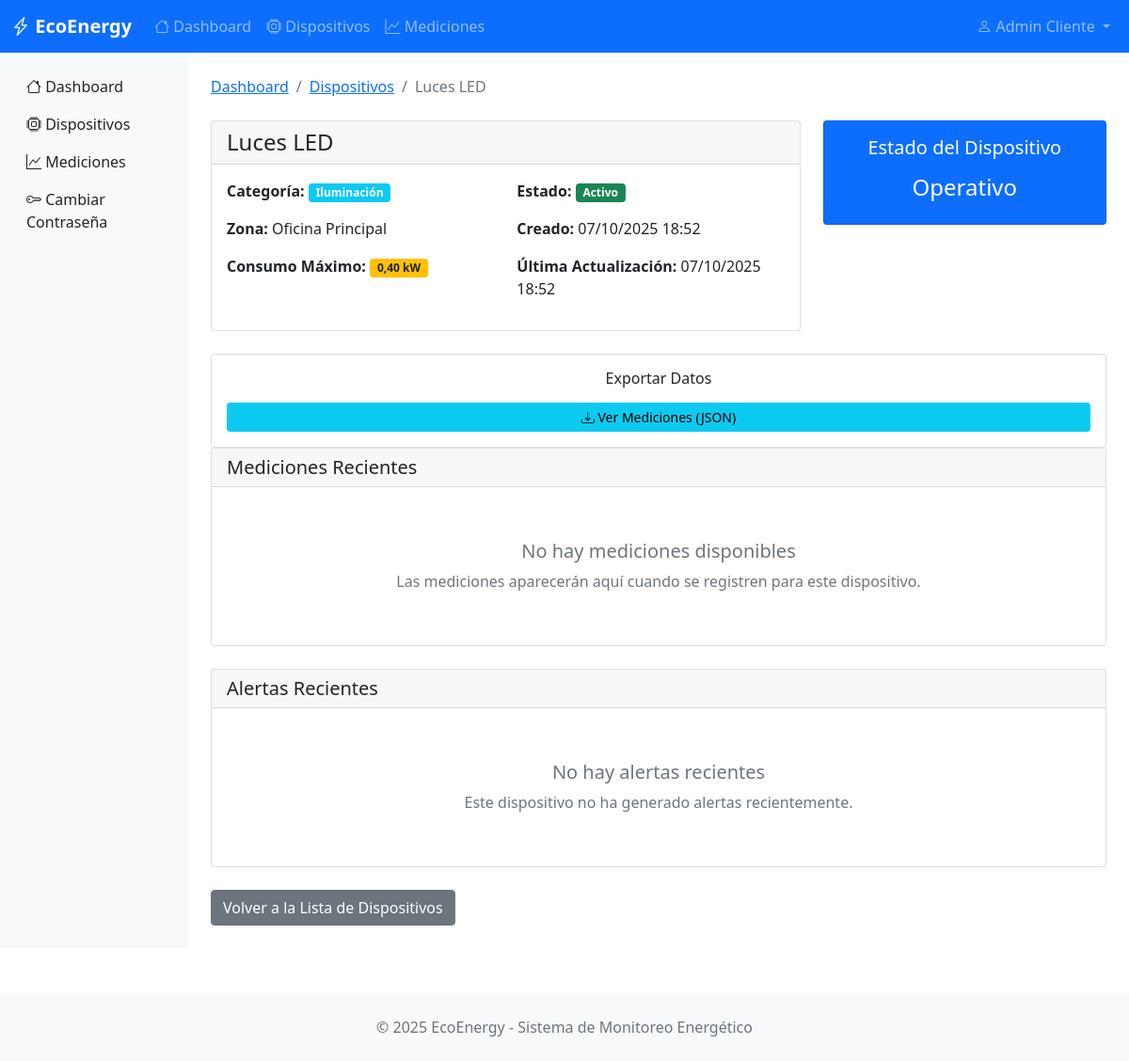
The app's page /devices/2/ (signed in) with its own data.
### monitoring/models.py (models this page shows, shortened)
class BaseModel(models.Model):
    state = models.CharField(
        max_length=10,
        choices=STATES,
        default='ACTIVE',
        help_text="Estado del registro"
    )
    created_at = models.DateTimeField(
        auto_now_add=True,
        help_text="Fecha de creación"
    )
    updated_at = models.DateTimeField(
        auto_now=True,
        help_text="Fecha de última modificación"
    )
    deleted_at = models.DateTimeField(
        null=True,
        blank=True,
        help_text="Fecha de eliminación (soft delete)"
    )
    class Meta:
        abstract = True  # Esta clase no creará tabla, solo sirve de plantilla

class Device(BaseModel):
    name = models.CharField(max_length=200, help_text="Nombre del dispositivo")
    description = models.TextField(blank=True, help_text="Descripción del dispositivo")
    max_consumption = models.DecimalField(
        max_digits=10,
        decimal_places=2,
        help_text="Consumo máximo permitido (kW)"
    )
    category = models.ForeignKey(
        Category,
        on_delete=models.CASCADE,
        help_text="Categoría del dispositivo"
    )
    zone = models.ForeignKey(
        Zone,
        on_delete=models.CASCADE,
        help_text="Zona donde está ubicado"
    )
    organization = models.ForeignKey(
        Organization,
        on_delete=models.CASCADE,
        help_text="Empresa propietaria"
    )
    imagen = models.ImageField(
        upload_to='dispositivos/',
        null=True,
        blank=True,
        help_text="Imagen del dispositivo"
    )
    class Meta:
        verbose_name = "Device"
        verbose_name_plural = "Devices"

class Category(BaseModel):
    name = models.CharField(max_length=100, help_text="Nombre de la categoría")
    description = models.TextField(blank=True, help_text="Descripción de la categoría")
    organization = models.ForeignKey(
        Organization,
        on_delete=models.CASCADE,
        help_text="Empresa propietaria"
    )
    icon = models.ImageField(
        upload_to='categorias/',
        null=True,
        blank=True,
        help_text="Icono de la categoría"
    )
    class Meta:
        verbose_name = "Category"
        verbose_name_plural = "Categories"

class Zone(BaseModel):
    name = models.CharField(max_length=100, help_text="Nombre de la zona")
    description = models.TextField(blank=True, help_text="Descripción de la zona")
    organization = models.ForeignKey(
        Organization,
        on_delete=models.CASCADE,
        help_text="Empresa propietaria"
    )
    floor_plan = models.ImageField(
        upload_to='zonas/',
        null=True,
        blank=True,
        help_text="Plano de la zona"
    )
    class Meta:
        verbose_name = "Zone"
        verbose_name_plural = "Zones"

### monitoring/views.py (the view)
# urls.py: path('devices/<int:device_id>/', views.device_detail, name='device_detail'),
@login_required
def device_detail(request, device_id):
    organization = get_user_organization(request.user)
    device = get_object_or_404(
        Device,
        id=device_id,
        organization=organization,
        state='ACTIVE'
    )
    measurements = Measurement.objects.filter(
        device=device,
        state='ACTIVE'
    ).order_by('-measurement_date')[:20]
    alerts = Alert.objects.filter(
        device=device,
        state='ACTIVE'
    ).order_by('-created_at')[:10]
    context = {
        'device': device,
        'measurements': measurements,
        'alerts': alerts,
        'organization': organization,
    }
    return render(request, 'monitoring/device_detail.html', context)

### monitoring/views.py (called while the page is built)
def get_user_organization(user):
    if hasattr(user, 'userprofile'):
        return user.userprofile.organization
    return None

### monitoring/templates/monitoring/device_detail.html (shortened to what this page needs)
{% extends 'monitoring/base.html' %}
{% block content %}
<div class="py-4">
    <nav aria-label="breadcrumb" class="mb-4">
        <ol class="breadcrumb">
            <li class="breadcrumb-item"><a href="{% url 'dashboard' %}">Dashboard</a></li>
            <li class="breadcrumb-item"><a href="{% url 'device_list' %}">Dispositivos</a></li>
            <li class="breadcrumb-item active">{{ device.name }}</li>
        </ol>
    </nav>
    <div class="row mb-4">
        <div class="col-md-8">
            <div class="card">
                <div class="card-header">
                    <h4 class="mb-0">{{ device.name }}</h4>
                </div>
                <div class="card-body">
                    <div class="row">
                        <div class="col-md-6">
                            <p><strong>Categoría:</strong>
                                <span class="badge bg-info">{{ device.category.name }}</span>
                            </p>
                            <p><strong>Zona:</strong> {{ device.zone.name }}</p>
                            <p><strong>Consumo Máximo:</strong>
                                <span class="badge bg-warning text-dark">{{ device.max_consumption }} kW</span>
                            </p>
                        </div>
                        <div class="col-md-6">
                            <p><strong>Estado:</strong>
                                {% if device.state == 'ACTIVE' %}
                                    <span class="badge bg-success">Activo</span>
                                {% else %}
                                    <span class="badge bg-secondary">Inactivo</span>
                                {% endif %}
                            </p>
                            <p><strong>Creado:</strong> {{ device.created_at|date:"d/m/Y H:i" }}</p>
                            <p><strong>Última Actualización:</strong> {{ device.updated_at|date:"d/m/Y H:i" }}</p>
                        </div>
                    </div>
                </div>
            </div>
        </div>
        <div class="col-md-4">
            <div class="card bg-primary text-white">
                <div class="card-body text-center">
                    <h5>Estado del Dispositivo</h5>
                    <div class="mt-3">
                        {% if device.state == 'ACTIVE' %}
                            <h4 class="mt-2">Operativo</h4>
                        {% else %}
                            <h4 class="mt-2">Fuera de Servicio</h4>
                        {% endif %}
                    </div>
                </div>
            </div>
        </div>
    </div>
            <div class="card mt-3">
                <div class="card-body text-center">
                    <h6>Exportar Datos</h6>
                    <a href="{% url 'api_measurements' %}?device_id={{ device.id }}"
                       class="btn btn-info btn-sm w-100 mt-2"
                       target="_blank">
                        <i class="bi bi-download"></i>
                        Ver Mediciones (JSON)
                    </a>
                </div>
            </div>
    <div class="row mb-4">
        <div class="col-12">
            <div class="card">
                <div class="card-header">
                    <h5 class="mb-0">Mediciones Recientes</h5>
                </div>
                <div class="card-body">
                    {% if measurements %}
                        <div class="table-responsive">
                            <table class="table table-striped">
                                <thead class="table-dark">
                                    <tr>
                                        <th>Fecha/Hora</th>
                                        <th>Consumo (kW)</th>
                                        <th>Estado</th>
                                        <th>Notas</th>
                                    </tr>
                                </thead>
                                <tbody>
                                    {% for measurement in measurements %}
                                    <tr>
                                        <td>{{ measurement.measurement_date|date:"d/m/Y H:i:s" }}</td>
                                        <td>
                                            {% if measurement.consumption_value > device.max_consumption %}
                                                <span class="badge bg-danger">
                                                    {{ measurement.consumption_value }} kW (EXCEDE)
                                                </span>
                                            {% else %}
                                                <span class="badge bg-success">
                                                    {{ measurement.consumption_value }} kW (NORMAL)
                                                </span>
                                            {% endif %}
                                        </td>
                                        <td>
                                            {% if measurement.state == 'ACTIVE' %}
                                                <span class="badge bg-success">Válida</span>
                                            {% else %}
                                                <span class="badge bg-secondary">Inactiva</span>
                                            {% endif %}
                                        </td>
                                        <td>
                                            {% if measurement.notes %}
                                                {{ measurement.notes|truncatechars:30 }}
                                            {% else %}
                                                <span class="text-muted">Sin notas</span>
                                            {% endif %}
                                        </td>
                                    </tr>
                                    {% endfor %}
                                </tbody>
                            </table>
                        </div>
                    {% else %}
                        <div class="text-center py-4">
                            <h5 class="text-muted mt-3">No hay mediciones disponibles</h5>
                            <p class="text-muted">
                                Las mediciones aparecerán aquí cuando se registren para este dispositivo.
                            </p>
                        </div>
                    {% endif %}
                </div>
            </div>
        </div>
    </div>
    <div class="row">
        <div class="col-12">
            <div class="card">
                <div class="card-header">
                    <h5 class="mb-0">Alertas Recientes</h5>
                </div>
                <div class="card-body">
                    {% if alerts %}
                        {% for alert in alerts %}
                            <div class="alert alert-warning">
                                <h6>{{ alert.severity|title }} - {{ alert.created_at|date:"d/m/Y H:i" }}</h6>
                                <p>{{ alert.message }}</p>
                                <small>
                                    {% if alert.is_resolved %}
                                        Resuelta
                                    {% else %}
                                        Pendiente
                                    {% endif %}
                                </small>
                            </div>
                        {% endfor %}
                    {% else %}
                        <div class="text-center py-4">
                            <h5 class="text-muted mt-3">No hay alertas recientes</h5>
                            <p class="text-muted">Este dispositivo no ha generado alertas recientemente.</p>
                        </div>
                    {% endif %}
                </div>
            </div>
        </div>
    </div>
    <div class="row mt-4">
        <div class="col-12">
            <a href="{% url 'device_list' %}" class="btn btn-secondary">
                Volver a la Lista de Dispositivos
            </a>
        </div>
    </div>
</div>
{% endblock %}

### monitoring/templates/monitoring/base.html (shortened to what this page needs)
<!DOCTYPE html>
<html lang="es">
<head>
    <link href="https://cdnjs.cloudflare.com/ajax/libs/bootstrap/5.1.3/css/bootstrap.min.css" rel="stylesheet">
    <link href="https://cdnjs.cloudflare.com/ajax/libs/bootstrap-icons/1.8.1/font/bootstrap-icons.min.css" rel="stylesheet">
</head>
<body>
    <nav class="navbar navbar-expand-lg navbar-dark bg-primary">
        <div class="container-fluid">
            <a class="navbar-brand" href="{% url 'dashboard' %}">
                <i class="bi bi-lightning-charge"></i>
                EcoEnergy
            </a>
            <div class="collapse navbar-collapse" id="navbarNav">
                {% if user.is_authenticated %}
                <ul class="navbar-nav me-auto">
                    <li class="nav-item">
                        <a class="nav-link" href="{% url 'dashboard' %}">
                            <i class="bi bi-house"></i> Dashboard
                        </a>
                    </li>
                    <li class="nav-item">
                        <a class="nav-link" href="{% url 'device_list' %}">
                            <i class="bi bi-cpu"></i> Dispositivos
                        </a>
                    </li>
                    <li class="nav-item">
                        <a class="nav-link" href="{% url 'measurement_list' %}">
                            <i class="bi bi-graph-up"></i> Mediciones
                        </a>
                    </li>
                </ul>
                <ul class="navbar-nav">
                    <li class="nav-item dropdown">
                        <a class="nav-link dropdown-toggle" href="#" id="navbarDropdown" role="button" data-bs-toggle="dropdown">
                            <i class="bi bi-person"></i>
                            {{ user.get_full_name|default:user.username }}
                        </a>
                    </li>
                </ul>
                {% endif %}
            </div>
        </div>
    </nav>
    <div class="container-fluid">
        <div class="row">
            {% if user.is_authenticated %}
            <nav class="col-md-2 d-none d-md-block sidebar">
                <div class="position-sticky pt-3">
                    <ul class="nav flex-column">
                        <li class="nav-item">
                            <a class="nav-link text-dark" href="{% url 'dashboard' %}">
                                <i class="bi bi-house"></i> Dashboard
                            </a>
                        </li>
                        <li class="nav-item">
                            <a class="nav-link text-dark" href="{% url 'device_list' %}">
                                <i class="bi bi-cpu"></i> Dispositivos
                            </a>
                        </li>
                        <li class="nav-item">
                            <a class="nav-link text-dark" href="{% url 'measurement_list' %}">
                                <i class="bi bi-graph-up"></i> Mediciones
                            </a>
                        </li>
                        <li class="nav-item">
                            <a class="nav-link text-dark" href="{% url 'password_change' %}">
                                <i class="bi bi-key"></i> Cambiar Contraseña
                            </a>
                        </li>
                    </ul>
                </div>
            </nav>
            <main class="col-md-10 ms-sm-auto px-md-4 main-content">
            {% else %}
            <main class="col-12 px-md-4 main-content">
            {% endif %}
                {% block content %}{% endblock %}
            </main>
        </div>
    </div>
    <footer class="bg-light py-4 mt-5">
        <div class="container text-center">
            <p class="text-muted mb-0">
                &copy; 2025 EcoEnergy - Sistema de Monitoreo Energético
            </p>
        </div>
    </footer>
</body>
</html>

### monitoring/templates/monitoring/base.html (style rules this page uses)
.navbar-brand { font-weight: bold; }
.sidebar { min-height: calc(100vh - 56px); background-color: #f8f9fa; }
.main-content { min-height: calc(100vh - 56px); }

### records on screen
Device: name "Luces LED", category.name "Iluminación", zone.name "Oficina Principal", max_consumption "0,40", created_at "07/10/2025 18:52", updated_at "07/10/2025 18:52"

### other values on screen
{{ user.get_full_name|default:user.username }} "Admin Cliente"
